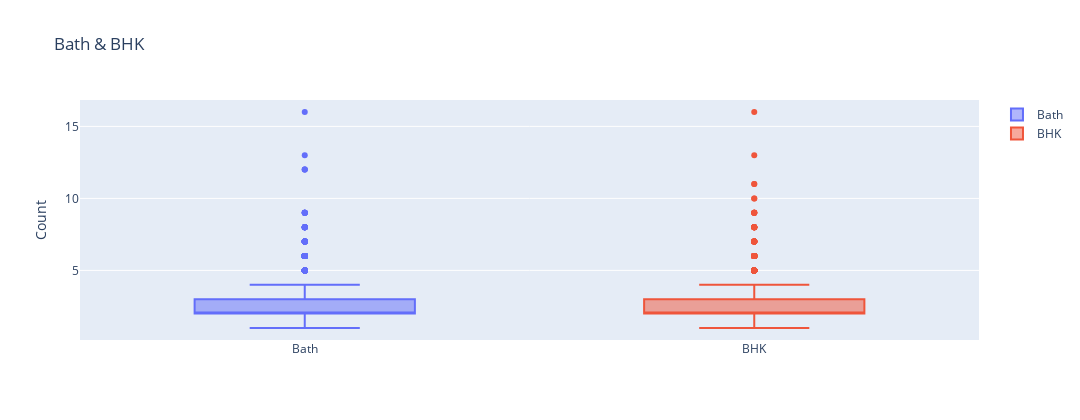

Notebook cell for this chart:
### Code cell
y0 = df.bath
y1 = df.bhk
fig = go.Figure()
fig.add_trace(go.Box(y=y0,name='Bath',quartilemethod="linear"))
fig.add_trace(go.Box(y=y1,name='BHK',quartilemethod="linear"))
fig.update_layout(title='Bath & BHK', yaxis_title='Count',height=420,width=1080)
fig.show()

### Figure 1 — Plotly figure (JSON) as saved in the notebook; plotly's stock layout.template omitted (floating-point values rounded to 4 significant figures; data arrays with more than 128 entries replaced by an {"elided": "..."} marker saying what was removed)
{"data": [{"name": "Bath", "quartilemethod": "linear", "type": "box", "y": {"elided": "8142 int values"}}, {"name": "BHK", "quartilemethod": "linear", "type": "box", "y": {"elided": "8142 int values"}}], "layout": {"height": 420, "title": {"text": "Bath & BHK"}, "width": 1080, "yaxis": {"title": {"text": "Count"}}}}
